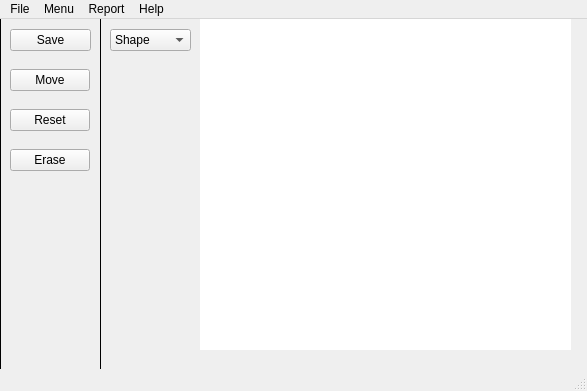
<?xml version="1.0" encoding="UTF-8"?>
<ui version="4.0">
 <class>MainWindow</class>
 <widget class="QMainWindow" name="MainWindow">
  <property name="geometry">
   <rect>
    <x>0</x>
    <y>0</y>
    <width>587</width>
    <height>391</height>
   </rect>
  </property>
  <property name="windowTitle">
   <string>MainWindow</string>
  </property>
  <widget class="QWidget" name="centralwidget">
   <widget class="canvas" name="widget" native="true">
    <property name="geometry">
     <rect>
      <x>200</x>
      <y>-20</y>
      <width>371</width>
      <height>351</height>
     </rect>
    </property>
    <property name="autoFillBackground">
     <bool>false</bool>
    </property>
    <property name="styleSheet">
     <string notr="true">background-color: rgb(255, 255, 255);</string>
    </property>
   </widget>
   <widget class="QLabel" name="label_2">
    <property name="geometry">
     <rect>
      <x>0</x>
      <y>-10</y>
      <width>101</width>
      <height>521</height>
     </rect>
    </property>
    <property name="autoFillBackground">
     <bool>true</bool>
    </property>
    <property name="frameShape">
     <enum>QFrame::Panel</enum>
    </property>
    <property name="text">
     <string/>
    </property>
   </widget>
   <widget class="QPushButton" name="pushButton">
    <property name="geometry">
     <rect>
      <x>10</x>
      <y>10</y>
      <width>81</width>
      <height>22</height>
     </rect>
    </property>
    <property name="text">
     <string>Save</string>
    </property>
   </widget>
   <widget class="QPushButton" name="pushButton_2">
    <property name="geometry">
     <rect>
      <x>10</x>
      <y>90</y>
      <width>80</width>
      <height>22</height>
     </rect>
    </property>
    <property name="text">
     <string>Reset</string>
    </property>
   </widget>
   <widget class="QPushButton" name="pushButton_3">
    <property name="geometry">
     <rect>
      <x>10</x>
      <y>50</y>
      <width>80</width>
      <height>22</height>
     </rect>
    </property>
    <property name="text">
     <string>Move</string>
    </property>
   </widget>
   <widget class="QPushButton" name="pushButton_4">
    <property name="geometry">
     <rect>
      <x>10</x>
      <y>130</y>
      <width>80</width>
      <height>22</height>
     </rect>
    </property>
    <property name="text">
     <string>Erase</string>
    </property>
   </widget>
   <widget class="QComboBox" name="comboBox">
    <property name="geometry">
     <rect>
      <x>110</x>
      <y>10</y>
      <width>81</width>
      <height>22</height>
     </rect>
    </property>
    <item>
     <property name="text">
      <string>Shape</string>
     </property>
    </item>
    <item>
     <property name="text">
      <string>Line</string>
     </property>
    </item>
    <item>
     <property name="text">
      <string>Polygon</string>
     </property>
    </item>
    <item>
     <property name="text">
      <string>Polyline</string>
     </property>
    </item>
    <item>
     <property name="text">
      <string>Circle</string>
     </property>
    </item>
    <item>
     <property name="text">
      <string>Ellipse</string>
     </property>
    </item>
    <item>
     <property name="text">
      <string>Square</string>
     </property>
    </item>
    <item>
     <property name="text">
      <string>Rectangle</string>
     </property>
    </item>
   </widget>
  </widget>
  <widget class="QMenuBar" name="menubar">
   <property name="geometry">
    <rect>
     <x>0</x>
     <y>0</y>
     <width>587</width>
     <height>22</height>
    </rect>
   </property>
   <widget class="QMenu" name="menuFile">
    <property name="title">
     <string>File</string>
    </property>
    <addaction name="actionLogin"/>
   </widget>
   <widget class="QMenu" name="menuMenu">
    <property name="title">
     <string>Menu</string>
    </property>
   </widget>
   <widget class="QMenu" name="menuReport">
    <property name="title">
     <string>Report</string>
    </property>
    <addaction name="separator"/>
   </widget>
   <widget class="QMenu" name="menuHelp">
    <property name="title">
     <string>Help</string>
    </property>
    <addaction name="actionContact_Us"/>
   </widget>
   <addaction name="menuFile"/>
   <addaction name="menuMenu"/>
   <addaction name="menuReport"/>
   <addaction name="menuHelp"/>
  </widget>
  <widget class="QStatusBar" name="statusbar"/>
  <action name="actionLogin">
   <property name="text">
    <string>Login</string>
   </property>
  </action>
  <action name="actionContact_Us">
   <property name="text">
    <string>Contact Us</string>
   </property>
  </action>
 </widget>
 <customwidgets>
  <customwidget>
   <class>canvas</class>
   <extends>QWidget</extends>
   <header>canvas.h</header>
   <container>1</container>
  </customwidget>
 </customwidgets>
 <resources/>
 <connections/>
</ui>
